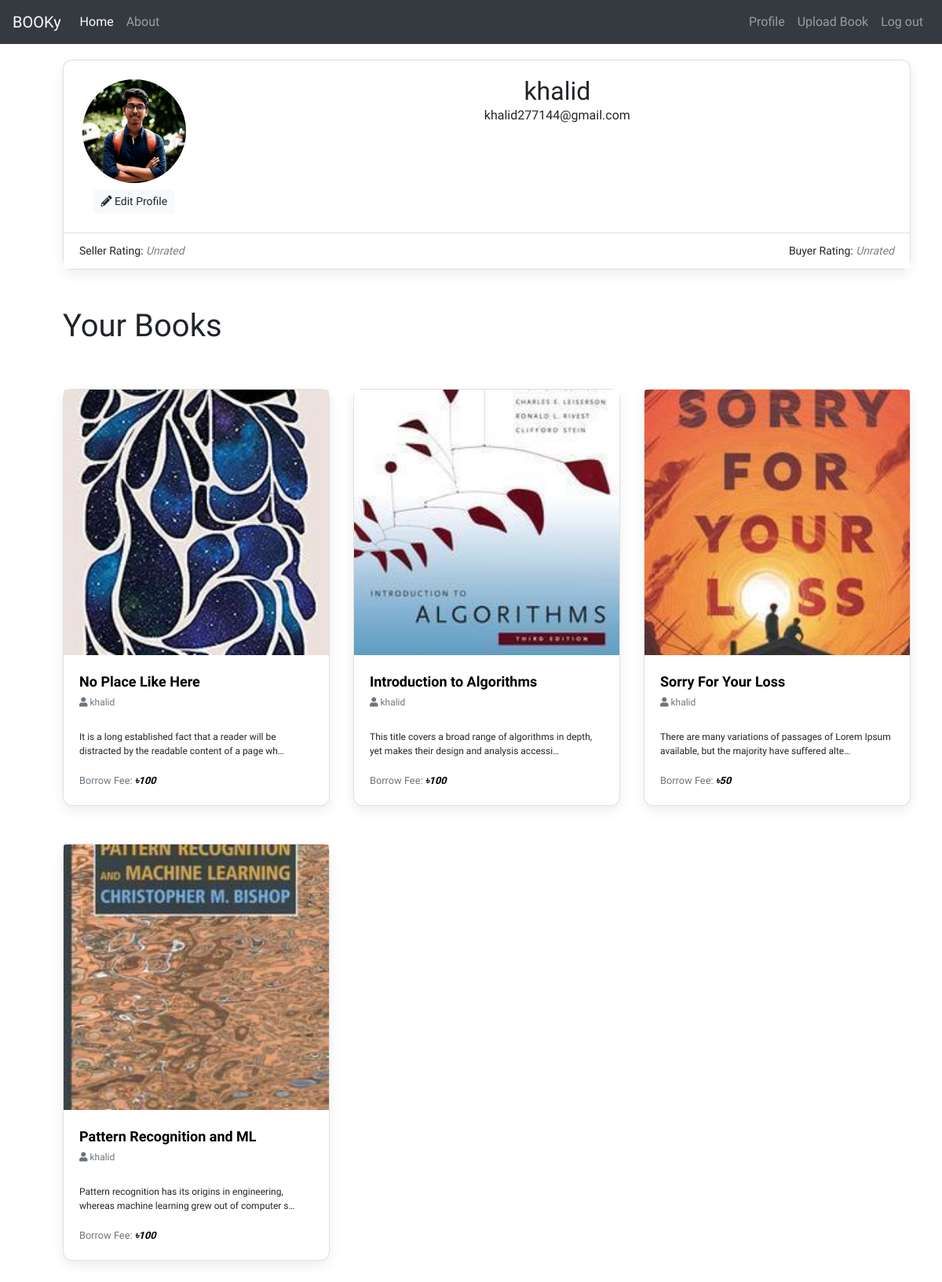
The page /profile/ (signed in) on the database as committed earlier.
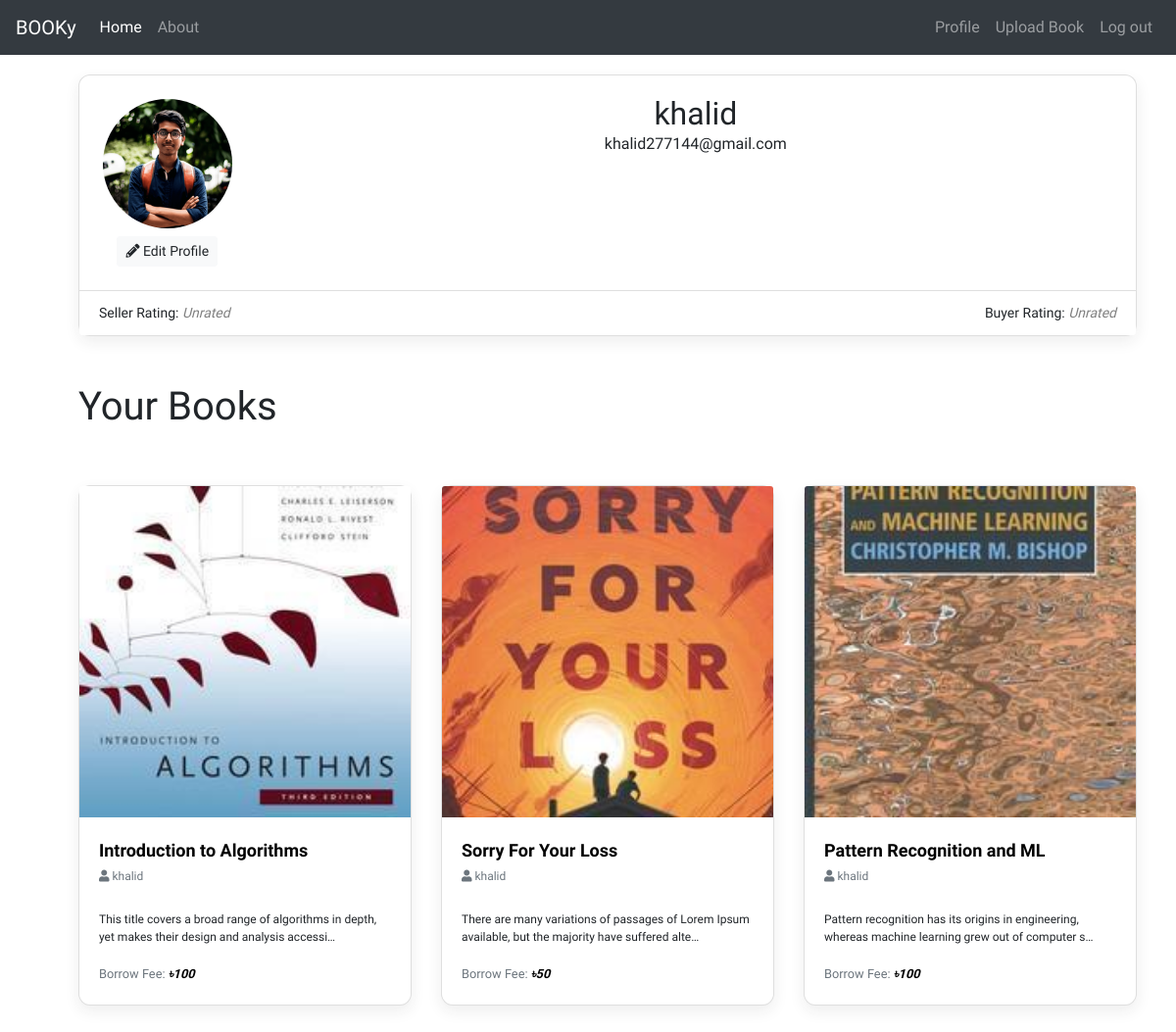
The same page on the database as committed later.
### main/models.py (models this page shows, shortened)
class Book(models.Model):
    uploader = models.ForeignKey(User, on_delete=models.CASCADE, default="")
    title = models.CharField(default="", max_length=40)
    genre = models.ForeignKey(Genre, on_delete=models.CASCADE, related_name='Genre', null=True)
    cover = models.ImageField(upload_to='book_covers')
    no_of_pages = models.IntegerField()
    price = models.IntegerField()
    authors = models.CharField(default="", max_length=25)
    publications = models.CharField(default="", max_length=20)
    synopsis = models.TextField(default="")
    upload_date = models.DateTimeField(default=timezone.now)
    class Meta:
        ordering = ['-upload_date']

### users/views.py (the view)
# urls.py: path('profile/',user_views.profile,name='profile'),
@login_required
def profile(request):
    books = Book.objects.filter(uploader=request.user)
    context = {
                'books': books
              }
    return render(request,'users/profile.html',context)

### users/templates/users/profile.html
{% extends "main/base.html" %}
{% load crispy_forms_tags %}
{% load static %}
{% block css_link %}
<link rel="stylesheet" href="{% static 'users/main.css' %}">
{% endblock %}
{% block content %}
<div class="container profile">
    <div class="card"
        style="background-color: white; border-radius: .75rem; box-shadow: 0 6px 15px rgba(36, 37, 38, 0.08);">
        <div class="row no-gutters">
            <div class="col-md-2 px-4 py-4 text-center">
                <img src="{{ user.profile.image.url }}" class="img-fluid rounded-circle mx-auto d-block" alt="">
                <a href="{% url 'edit-profile' %}" class="btn btn-light btn-sm mt-2"><i class="fas fa-pencil-alt"></i>
                    Edit Profile</a>
            </div>
            <div class="col">
                <div class="card-body px-4 text-center">
                    <h2 class="card-title mb-0">{{user.username}}</h2>
                    <p class="card-text pt-0">{{user.email}}</p>
                </div>
            </div>
        </div>
        <div class="card-footer w-100" style="background-color: white; font-size: 14px;">
            <div class="row">
                <div class="col">Seller Rating:
                    {% if user.profile.seller_rating %}
                    <span style="font-style: italic; color: grey">{{user.profile.seller_rating}}</span>
                    {% else %}
                    <span style="font-style: italic; color: grey">Unrated</span>
                    {% endif %}
                </div>
                <div class="col text-right">Buyer Rating:
                    {% if user.profile.buyer_rating %}
                    <span style="font-style: italic; color: grey">{{user.profile.buyer_rating}}</span>
                    {% else %}
                    <span style="font-style: italic; color: grey">Unrated</span>
                    {% endif %}
                </div>
            </div>
        </div>
    </div>
    <div class="row mt-5">
        <div class="col">
            <h1>Your Books</h1>
        </div>
    </div>
    {% if books %}
    <div class="row mt-5">
        {% for book in books %}
        <div class="col-4 mb-5">
            <div class="card"
                style="background-color: white; border-radius: .75rem; box-shadow: 0 6px 15px rgba(36, 37, 38, 0.08);">
                <img class="card-img-top img-responsive" style="height:100%;width:100%;" src="{{ book.cover.url }}"
                    alt="book cover">
                <div class="card-body">
                    <a href="{% url 'book-detail' book.id %}"
                        style="text-decoration: none; font-size: 18px; font-weight: 600; color: black;"
                        class="card-title">{{ book.title }}</a><br>
                    <small class="text-muted" style="font-size: 12px;"><i class="fas fa-user"></i> <span>{{ book.uploader }}</span></small><br><br>
                    <p class="card-text" style="font-size: 12px;">{{book.synopsis|truncatechars:100}}</p>
                    <p class="card-text"><small class="text-muted">Borrow Fee: <span
                                style="color: black; font-weight: 600; font-style: italic;">৳{{ book.price}}</span></small></p>
                </div>
            </div>
        </div>
        {% endfor %}
    </div>
    {% else %}
    <div class="row mt-5">
        <div class="col">
            <p class="text-muted text-center">You haven't uploaded any books yet</p>
        </div>
    </div>
    {% endif %}
</div>
{% endblock content %}

Rows that differ between the two databases and show on the page:
removed Book: cover (picture), title "No Place Like Here", uploader "khalid", synopsis "It is a long established fact that a reader will be distracted by the readable content of a page wh…", price "100"
